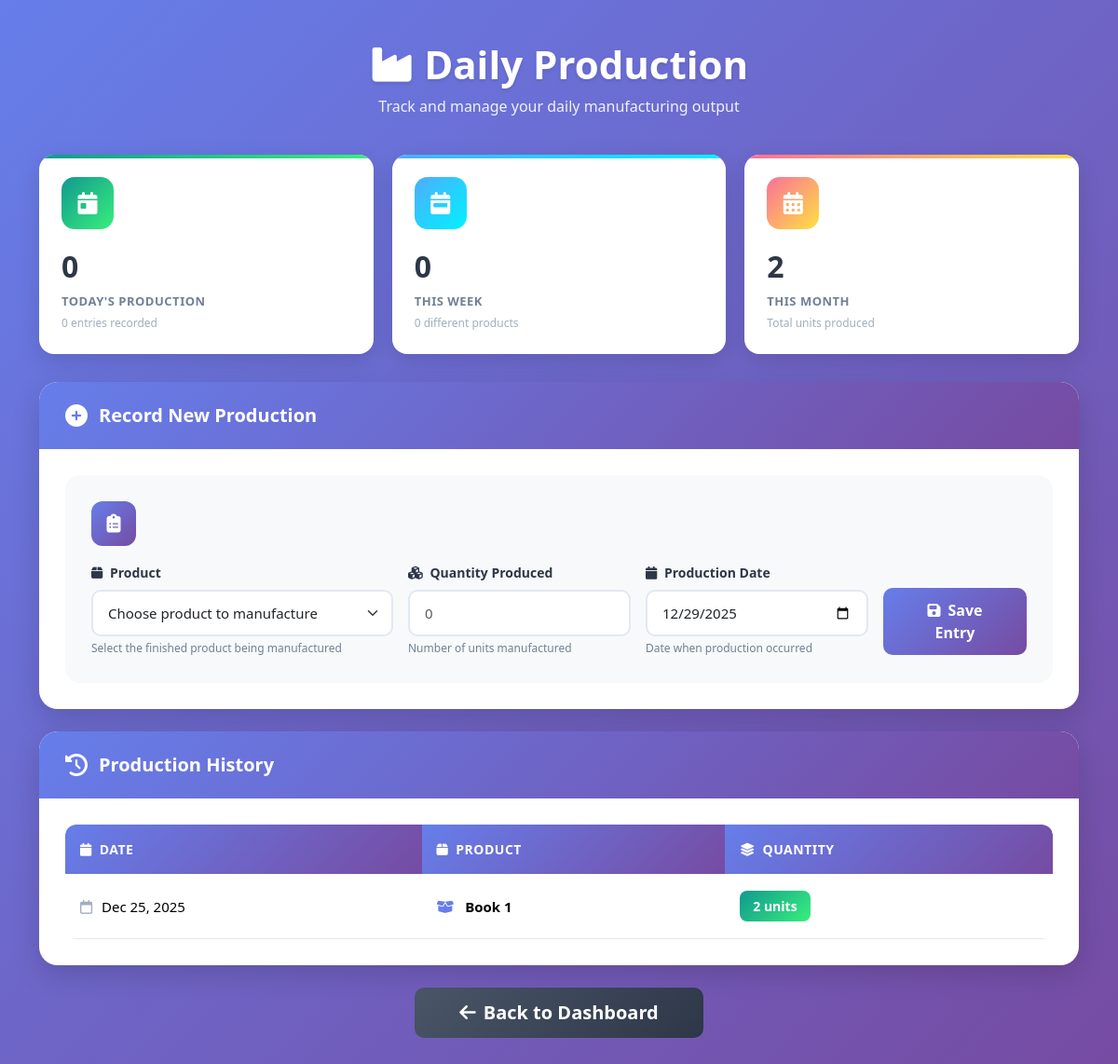
The app's page /daily_production.php (signed in) with its own data.
### tables this page shows
CREATE TABLE `daily_production` (
  `Production_ID` int(11) NOT NULL,
  `Product_ID` int(11) NOT NULL,
  `Quantity` int(11) NOT NULL,
  `Production_Date` date NOT NULL,
  `Notes` varchar(255) DEFAULT NULL,
  `Created_At` timestamp NOT NULL DEFAULT current_timestamp()
);

CREATE TABLE `finished_products` (
  `Product_ID` int(11) NOT NULL,
  `Product_Code` varchar(50) DEFAULT NULL,
  `Product_Name` varchar(100) NOT NULL,
  `Item_Code` varchar(50) DEFAULT NULL,
  `Category` enum('Book','Toy') NOT NULL,
  `Quantity` int(11) NOT NULL DEFAULT 0,
  `Price` decimal(10,2) NOT NULL DEFAULT 0.00,
  `Created_At` timestamp NOT NULL DEFAULT current_timestamp(),
  `Category_ID` int(11) NOT NULL,
  `Min_Level` int(11) NOT NULL DEFAULT 5,
  `Min_Required` int(11) NOT NULL DEFAULT 5,
  `is_active` tinyint(4) DEFAULT 1
);

### daily_production.php (the view, shortened to what this page needs)
<?php
include 'db_connect.php';
$history = $conn->query("
    SELECT d.*, p.Product_Name
    FROM DAILY_PRODUCTION d
    JOIN FINISHED_PRODUCTS p ON d.Product_ID = p.Product_ID
    ORDER BY d.Production_Date DESC
    LIMIT 50
");
$today_stats = $conn->query("
    SELECT
        COUNT(*) as entries,
        SUM(Quantity) as total_quantity
    FROM DAILY_PRODUCTION
    WHERE Production_Date = CURDATE()
")->fetch_assoc();
$week_stats = $conn->query("
    SELECT
        COUNT(DISTINCT Product_ID) as unique_products,
        SUM(Quantity) as total_quantity
    FROM DAILY_PRODUCTION
    WHERE YEARWEEK(Production_Date, 1) = YEARWEEK(CURDATE(), 1)
")->fetch_assoc();
$month_stats = $conn->query("
    SELECT
        SUM(Quantity) as total_quantity
    FROM DAILY_PRODUCTION
    WHERE MONTH(Production_Date) = MONTH(CURDATE())
    AND YEAR(Production_Date) = YEAR(CURDATE())
")->fetch_assoc();
?>
<!DOCTYPE html>
<html>
<head>
<link href="https://cdn.jsdelivr.net/npm/bootstrap@5.3.3/dist/css/bootstrap.min.css" rel="stylesheet">
<link rel="stylesheet" href="https://cdnjs.cloudflare.com/ajax/libs/font-awesome/6.4.0/css/all.min.css">
</head>
<body>
<div class="container py-4">
<div class="page-header">
    <h1><i class="fas fa-industry"></i> Daily Production</h1>
    <p>Track and manage your daily manufacturing output</p>
</div>
<div class="stats-grid">
    <div class="stat-card today">
        <div class="stat-icon">
            <i class="fas fa-calendar-day"></i>
        </div>
        <div class="stat-value"><?= number_format($today_stats['total_quantity'] ?? 0) ?></div>
        <div class="stat-label">Today's Production</div>
        <div class="stat-sublabel"><?= $today_stats['entries'] ?? 0 ?> entries recorded</div>
    </div>
    <div class="stat-card week">
        <div class="stat-icon">
            <i class="fas fa-calendar-week"></i>
        </div>
        <div class="stat-value"><?= number_format($week_stats['total_quantity'] ?? 0) ?></div>
        <div class="stat-label">This Week</div>
        <div class="stat-sublabel"><?= $week_stats['unique_products'] ?? 0 ?> different products</div>
    </div>
    <div class="stat-card month">
        <div class="stat-icon">
            <i class="fas fa-calendar-alt"></i>
        </div>
        <div class="stat-value"><?= number_format($month_stats['total_quantity'] ?? 0) ?></div>
        <div class="stat-label">This Month</div>
        <div class="stat-sublabel">Total units produced</div>
    </div>
</div>
<div class="main-card">
    <div class="card-header-custom">
        <i class="fas fa-plus-circle"></i>
        <h4>Record New Production</h4>
    </div>
    <div class="card-body-custom">
        <div class="form-section">
            <div class="production-form-icon">
                <i class="fas fa-clipboard-list"></i>
            </div>
            <form method="POST" class="row g-3">
                <div class="col-md-4">
                    <label class="form-label">
                        <i class="fas fa-box me-1"></i> Product
                    </label>
                    <select name="product_id" class="form-select" required>
                        <option value="">Choose product to manufacture</option>
                    </select>
                    <div class="form-helper-text">Select the finished product being manufactured</div>
                </div>
                <div class="col-md-3">
                    <label class="form-label">
                        <i class="fas fa-cubes me-1"></i> Quantity Produced
                    </label>
                    <input type="number" name="quantity" class="form-control" placeholder="0" required min="1">
                    <div class="form-helper-text">Number of units manufactured</div>
                </div>
                <div class="col-md-3">
                    <label class="form-label">
                        <i class="fas fa-calendar me-1"></i> Production Date
                    </label>
                    <input type="date" name="date" class="form-control" value="<?= date('Y-m-d') ?>" required>
                    <div class="form-helper-text">Date when production occurred</div>
                </div>
                <div class="col-md-2">
                    <label class="form-label d-block">&nbsp;</label>
                    <button class="btn btn-primary w-100">
                        <i class="fas fa-save me-2"></i>Save Entry
                    </button>
                </div>
            </form>
        </div>
    </div>
</div>
<div class="main-card">
    <div class="card-header-custom">
        <i class="fas fa-history"></i>
        <h4>Production History</h4>
    </div>
    <div class="card-body-custom">
        <?php if ($history->num_rows > 0): ?>
        <div class="table-wrapper">
            <table class="table table-hover">
                <thead>
                    <tr>
                        <th><i class="fas fa-calendar me-2"></i>Date</th>
                        <th><i class="fas fa-box me-2"></i>Product</th>
                        <th><i class="fas fa-layer-group me-2"></i>Quantity</th>
                    </tr>
                </thead>
                <tbody>
                <?php while ($row = $history->fetch_assoc()): ?>
                    <tr>
                        <td class="date-cell">
                            <i class="far fa-calendar"></i>
                            <?= date('M d, Y', strtotime($row['Production_Date'])) ?>
                        </td>
                        <td class="product-name-cell">
                            <i class="fas fa-box-open"></i>
                            <?= htmlspecialchars($row['Product_Name']) ?>
                        </td>
                        <td>
                            <span class="quantity-badge">
                                <?= number_format($row['Quantity']) ?> units
                            </span>
                        </td>
                    </tr>
                <?php endwhile; ?>
                </tbody>
            </table>
        </div>
        <?php endif; ?>
    </div>
</div>
<div class="text-center mt-4">
    <a href="index.php" class="btn btn-secondary btn-lg px-5">
        <i class="fas fa-arrow-left me-2"></i>Back to Dashboard
    </a>
</div>
</div>
</body>
</html>

### daily_production.php (style rules this page uses)
:root { --primary-gradient: linear-gradient(135deg, #667eea 0%, #764ba2 100%); --success-gradient: linear-gradient(135deg, #11998e 0%, #38ef7d 100%); --info-gradient: linear-gradient(135deg, #4facfe 0%, #00f2fe 100%); --warning-gradient: linear-gradient(135deg, #fa709a 0%, #fee140 100%); }
body { background: linear-gradient(135deg, #667eea 0%, #764ba2 100%); min-height: 100vh; font-family: 'Segoe UI', Tahoma, Geneva, Verdana, sans-serif; padding: 20px 0; }
.page-header { text-align: center; margin-bottom: 40px; color: white; }
.page-header h1 { font-size: 42px; font-weight: 700; margin-bottom: 8px; text-shadow: 0 2px 4px rgba(0,0,0,0.1); }
.page-header p { color: rgba(255,255,255,0.9); font-size: 16px; }
.stats-grid { display: grid; grid-template-columns: repeat(auto-fit, minmax(240px, 1fr)); gap: 20px; margin-bottom: 30px; }
.stat-card { background: white; border-radius: 16px; padding: 24px; box-shadow: 0 8px 24px rgba(0,0,0,0.12); transition: transform 0.3s ease, box-shadow 0.3s ease; position: relative; overflow: hidden; }
.stat-card::before { content: ''; position: absolute; top: 0; left: 0; right: 0; height: 4px; }
.stat-card.today::before { background: var(--success-gradient); }
.stat-card.week::before { background: var(--info-gradient); }
.stat-card.month::before { background: var(--warning-gradient); }
.stat-icon { width: 56px; height: 56px; border-radius: 14px; display: flex; align-items: center; justify-content: center; font-size: 24px; margin-bottom: 16px; color: white; }
.stat-card.today .stat-icon { background: var(--success-gradient); }
.stat-card.week .stat-icon { background: var(--info-gradient); }
.stat-card.month .stat-icon { background: var(--warning-gradient); }
.stat-value { font-size: 32px; font-weight: 700; color: #2d3748; margin-bottom: 4px; }
.stat-label { color: #718096; font-size: 13px; font-weight: 600; text-transform: uppercase; letter-spacing: 0.5px; }
.stat-sublabel { color: #a0aec0; font-size: 12px; margin-top: 4px; }
.main-card { background: white; border-radius: 20px; box-shadow: 0 10px 30px rgba(0,0,0,0.15); overflow: hidden; margin-bottom: 24px; }
.card-header-custom { background: var(--primary-gradient); color: white; padding: 24px 28px; display: flex; align-items: center; gap: 12px; border: none; }
.card-header-custom h4 { margin: 0; font-weight: 600; font-size: 20px; }
.card-header-custom i { font-size: 24px; }
.card-body-custom { padding: 28px; }
.form-section { background: #f8f9fa; border-radius: 16px; padding: 28px; }
.form-label { font-weight: 600; color: #2d3748; margin-bottom: 8px; font-size: 14px; }
.form-control, .form-select { border-radius: 10px; border: 2px solid #e2e8f0; padding: 12px 16px; transition: all 0.3s ease; font-size: 15px; }
.btn { border-radius: 10px; padding: 12px 28px; font-weight: 600; transition: all 0.3s ease; border: none; }
.btn-primary { background: var(--primary-gradient); }
.btn-secondary { background: linear-gradient(135deg, #4a5568 0%, #2d3748 100%); }
.table-wrapper { overflow-x: auto; border-radius: 12px; }
.table { margin: 0; }
.table thead th { background: linear-gradient(135deg, #667eea 0%, #764ba2 100%); color: white; border: none; padding: 16px; font-weight: 600; font-size: 14px; text-transform: uppercase; letter-spacing: 0.5px; white-space: nowrap; }
.table thead th:first-child { border-radius: 10px 0 0 0; }
.table thead th:last-child { border-radius: 0 10px 0 0; }
.table tbody tr { transition: all 0.2s ease; }
.table tbody td { padding: 18px 16px; vertical-align: middle; border-color: #e2e8f0; font-size: 15px; }
.product-name-cell { font-weight: 600; color: #2d3748; }
.product-name-cell i { color: #667eea; margin-right: 8px; }
.quantity-badge { background: linear-gradient(135deg, #11998e 0%, #38ef7d 100%); color: white; padding: 6px 14px; border-radius: 8px; font-weight: 600; display: inline-block; font-size: 14px; }
.date-cell { color: #4a5568; font-weight: 500; }
.date-cell i { color: #a0aec0; margin-right: 6px; }
.production-form-icon { width: 48px; height: 48px; background: linear-gradient(135deg, #667eea 0%, #764ba2 100%); border-radius: 12px; display: flex; align-items: center; justify-content: center; color: white; font-size: 20px; margin-bottom: 16px; }
.form-helper-text { font-size: 12px; color: #718096; margin-top: 4px; }

### records on screen
daily_production: Production_Date "Dec 25, 2025", Product_ID.Product_Name "Book 1", Quantity "2"

### other values on screen
$today_stats['total_quantity'] "0"
$today_stats['entries'] "0"
$week_stats['total_quantity'] "0"
$week_stats['unique_products'] "0"
$month_stats['total_quantity'] "2"
